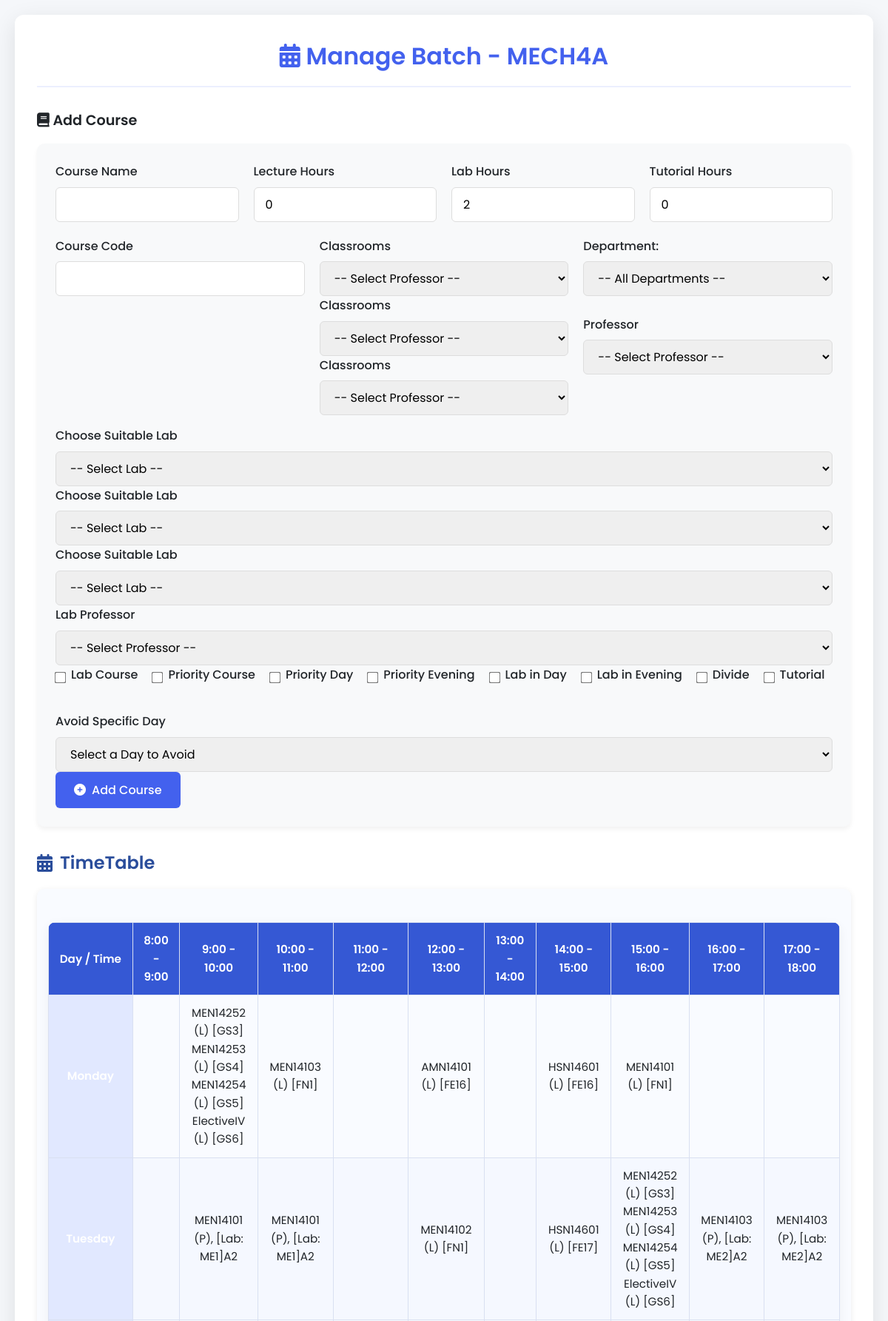
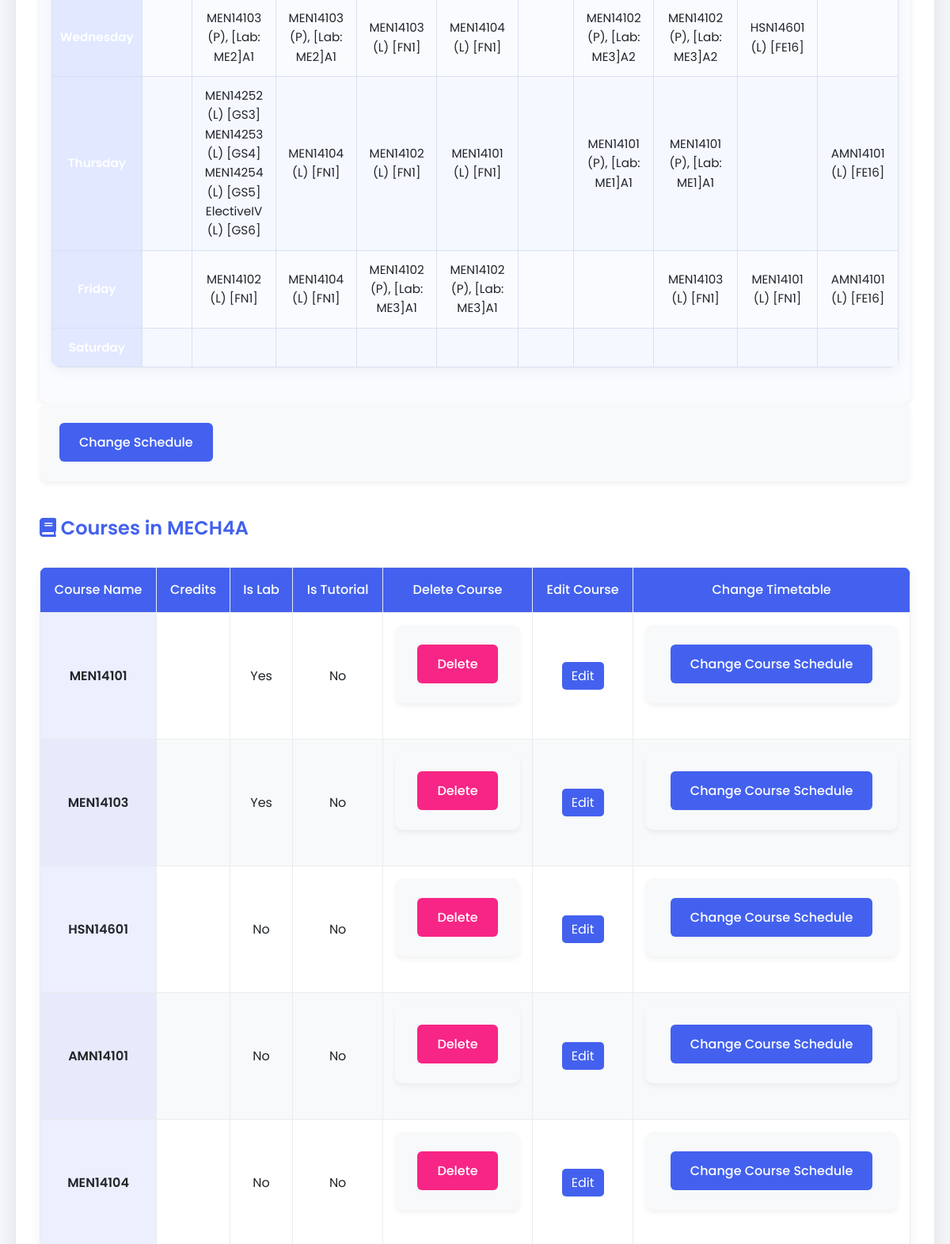
/batch/1 (upper part), run on the app's committed database (2 pictures, top to bottom).
### app.py (models this page shows)
class Batch(db.Model):
    id = db.Column(db.Integer, primary_key=True)
    name = db.Column(db.String(50), unique=True, nullable=False)
    capacity = db.Column(db.Integer, nullable=False)
    courses = db.relationship('Course', backref='batch', lazy=True)
    odd_sem = db.Column(db.Boolean, default=False,nullable=False)
    department_id = db.Column(db.Integer, db.ForeignKey('department.id'), nullable=False)
    semester = db.Column(db.Integer, nullable=False)
    department = db.relationship('Department', backref=db.backref('batches', lazy=True))

class Course(db.Model):
    __table_args__ = (
        db.UniqueConstraint('name', 'batch_id', name='unique_course_per_batch'),
    )
    id = db.Column(db.Integer, primary_key=True)
    name = db.Column(db.String(50), nullable=False)
    lecture_hour = db.Column(db.Integer, default=0, nullable=False)   # default added
    lab_hour = db.Column(db.Integer, default=2, nullable=False)       # default added
    tutorial_hour = db.Column(db.Integer, default=0, nullable=False)  # default added
    course_code = db.Column(db.String(20), default="CSE", nullable=False)
    is_lab = db.Column(db.Boolean, default=False)
    priority = db.Column(db.Boolean, default=False)# for 2 hour class
    priority_morning = db.Column(db.Boolean, default=False)# for morning shift
    priority_evening = db.Column(db.Boolean, default=False)# for evening shif
    avoid_day = db.Column(db.Integer, default=-1)# to avoid any day
    professor_id = db.Column(db.Integer, db.ForeignKey('professor.id'), nullable=True)
    lab_professor_id = db.Column(db.Integer, db.ForeignKey('professor.id'), nullable=True)
    lab_id1 = db.Column(db.Integer, db.ForeignKey('lab.id'), nullable=True)
    lab_id2= db.Column(db.Integer, db.ForeignKey('lab.id'), nullable=True)
    lab_id3 = db.Column(db.Integer, db.ForeignKey('lab.id'), nullable=True)
    batch_id= db.Column(db.Integer, db.ForeignKey('batch.id'),nullable=True)
    lab_priority_morning = db.Column(db.Boolean, default=False)# for morning shift
    lab_priority_evening = db.Column(db.Boolean, default=False)# for evening shif
    divide = db.Column(db.Boolean, default=False)
    tutorial = db.Column(db.Boolean, default=False)
    priority_classroom_1 = db.Column(db.Integer, db.ForeignKey('building.id'),default=-1, nullable=True)
    priority_classroom_2 = db.Column(db.Integer, db.ForeignKey('building.id'),default=-1, nullable=True)
    priority_classroom_3 = db.Column(db.Integer, db.ForeignKey('building.id'),default=-1, nullable=True)

### app.py (the view, shortened to what this page needs)
@app.route('/batch/<int:batch_id>', methods=['GET', 'POST'])
def manage_batch(batch_id):
    classrooms = Building.query.all()
    professors = Professor.query.all()
    labs = Lab.query.all()
    batch = Batch.query.get_or_404(batch_id)
    courses = Course.query.filter_by(batch_id=batch_id).all()
    sem=batch.odd_sem
    departments=Department.query.all()
    department=Department.query.filter_by(id=batch.department_id).first()
    all_combined = CombinedCourse.query.all()
    matching = [
        cc for cc in all_combined
        if any(item["batch_id"] == batch_id for item in cc.batch_course_list)
    ]
    days = ["Monday", "Tuesday", "Wednesday", "Thursday", "Friday","Saturday"]
    time_slots = [
        "8:00 - 9:00", "9:00 - 10:00", "10:00 - 11:00", "11:00 - 12:00",
        "12:00 - 13:00", "13:00 - 14:00", "14:00 - 15:00", "15:00 - 16:00", "16:00 - 17:00", "17:00 - 18:00"
    ]
    timetable = [["" for _ in range(len(time_slots))] for _ in range(len(days))]
    schedules = Schedule.query.filter_by(batch_id=batch_id).all()
    for sch in schedules:
        course = Course.query.get(sch.course_id)
        if not course:
            course=CombinedCourse.query.filter_by(id=sch.combined_course_id).first()
        if not course:
            continue
        prof = Professor.query.get(sch.professor_id)
        classroom = Classroom.query.get(sch.classroom_id)
        lab = Lab.query.get(sch.lab_id)
        entry=""
        if sch.tutorial:
            entry=f"{course.name}"
        else :
            entry = f"{course.name} "
            if prof:
                entry+=f"({prof.name})"
        if classroom:
            if sch.tutorial:
                entry+= f" (T) "
            else:
                entry+= f" (L) "
            entry += f" [{classroom.name}]"
        if lab:
            entry += f"(P), [Lab: {lab.name}]"
        if sch.divide_id>0:
            entry += f"A{sch.divide_id}"
        entry += "\n"
        if 0 <= sch.day < len(days) and 0 <= sch.slot < len(time_slots):
            timetable[sch.day][sch.slot] += entry
    for sch in schedules:
        if sch.elective_id==0:
            continue
        print(sch.id)
        course = Elective.query.get(sch.elective_course_id)
        prof = Professor.query.get(sch.professor_id)
        classroom = Classroom.query.get(sch.classroom_id)
        lab = Lab.query.get(sch.lab_id)
        entry=""
        if sch.tutorial:
            entry+=f"{sch.name} "
        else :
            entry += f"{sch.name} "
            if prof:
                entry+=f"({prof.name})"
        if classroom:
            if sch.tutorial:
                entry+= f" (T) "
            else:
                entry+= f" (L) "
            entry += f" [{classroom.name}]"
        if lab:
            entry += f"(P), [Lab: {lab.name}]"
        if sch.divide_id>0:
            entry += f"A{sch.divide_id}"
        entry += "\n"
        timetable[sch.day][sch.slot] += entry
    return render_template(
        'manage_batch.html',
        professors=professors,
        classrooms=labs,
        batch=batch,
        courses=courses,
        days=days,
        time_slots=time_slots,
        departments=departments,
        timetable=timetable,
        matching=matching,
        classroomss=classrooms
    )

### templates/manage_batch.html (shortened to what this page needs)
<!DOCTYPE html>
<html lang="en">
<head>
    <link rel="stylesheet" href="https://cdnjs.cloudflare.com/ajax/libs/font-awesome/6.0.0-beta3/css/all.min.css">
</head>
<body>
    <div class="container">
        <h1><i class="fas fa-calendar-alt"></i> Manage Batch - {{ batch.name }}</h1>
        <h3><i class="fas fa-book"></i> Add Course</h3>
        <form method="POST" onsubmit="return validateLabSelection()">
            <div class="form-row">
                <div class="form-group">
                    <label for="course_name">Course Name</label>
                    <input type="text" id="course_name" name="course_name" required>
                </div>
                <div class="form-group">
                    <label for="lectureHour">Lecture Hours</label>
                    <input type="number" id="lectureHour" name="lectureHour" min="0" max="6" value="0">
                </div>
                <div class="form-group">
                    <label for="labHour">Lab Hours</label>
                    <input type="number" id="labHour" name="labHour" min="0" max="6" value="2">
                </div>
                <div class="form-group">
                    <label for="tutorialHour">Tutorial Hours</label>
                    <input type="number" id="tutorialHour" name="tutorialHour" min="0" max="6" value="0">
                </div>
                <div class="form-group">
                    <label for="course_code">Course Code</label>
                    <input type="text" id="course_code" name="course_code">
                </div>
                <div class="form-group">
                    <div class="form-group">
                        <label>Classrooms</label>
                        <select name="professor_id1" >
                            <option value="">-- Select Professor --</option>
                        </select>
                    </div>
                    <div class="form-group">
                        <label>Classrooms</label>
                        <select name="professor_id2" >
                            <option value="">-- Select Professor --</option>
                        </select>
                    </div>
                    <div class="form-group">
                        <label>Classrooms</label>
                        <select name="professor_id3" >
                            <option value="">-- Select Professor --</option>
                        </select>
                    </div>
                </div>
                <div class="form-group">
                    <label>Department:</label>
                    <select id="department" name="department" onchange="loadProfessors()">
                        <option value="">-- All Departments --</option>
                    </select><br><br>
                    <label>Professor</label>
                    <select id="professor" name="professor_id">
                        <option value="">-- Select Professor --</option>
                    </select>
                </div>
            </div>
            <div id="lab-section" >
                <label>Choose Suitable Lab</label>
                <select name="lab_classroom_id1">
                <option value="">-- Select Lab --</option>
                </select>
            </div>
            <div id="lab-section" >
                <label>Choose Suitable Lab</label>
                <select name="lab_classroom_id2">
                <option value="">-- Select Lab --</option>
                </select>
            </div>
            <div id="lab-section" >
                <label>Choose Suitable Lab</label>
                <select name="lab_classroom_id3">
                <option value="">-- Select Lab --</option>
                </select>
            </div>
            <div class="form-group">
                    <label>Lab Professor</label>
                    <select name="professor_id_lab">
                        <option value="">-- Select Professor --</option>
                    </select>
                </div>
            <div class="form-row">
                <div class="checkbox-group">
                    <input type="checkbox" id="is_lab" name="is_lab">
                    <label for="is_lab">Lab Course</label>
                </div>
                <div class="checkbox-group">
                    <input type="checkbox" id="priorityCheckbox" name="priority" onchange="togglePriorityType()">
                    <label for="priorityCheckbox">Priority Course</label>
                </div>
                <div class="checkbox-group">
                    <input type="checkbox" id="priorityCheckboxday" name="priority_day" onchange="handlePrioritySelection(this)">
                    <label for="priorityCheckboxday">Priority Day</label>
                </div>
                <div class="checkbox-group">
                    <input type="checkbox" id="priorityCheckboxid" name="priority_day_type" onchange="handlePrioritySelection(this)">
                    <label for="priorityCheckboxid">Priority Evening</label>
                </div>
                <div class="checkbox-group">
                    <input type="checkbox" id="priorityCheckboxday" name="priority_lab_day" onclick="toggleCheckbox(this)">
                    <label for="priorityCheckboxday">Lab in Day</label>
                </div>
                <div class="checkbox-group">
                    <input type="checkbox" id="priorityCheckboxid" name="priority_lab_evening" onclick="toggleCheckbox(this)">
                    <label for="priorityCheckboxid">Lab in Evening</label>
                </div>
                <div class="checkbox-group">
                    <input type="checkbox" id="priorityCheckboxidd" name="divide" onchange="togglePriorityType()">
                    <label for="priorityCheckboxidd">Divide</label>
                </div>
                <div class="checkbox-group">
                    <input type="checkbox" id="priorityCheckboxiddd" name="tutorial" onchange="togglePriorityType()">
                    <label for="priorityCheckboxiddd">Tutorial</label>
                </div>
            </div>
            <div class="form-group">
                <label for="avoid_day">Avoid Specific Day</label>
                <select name="avoid_day" id="avoid_day">
                    <option value="">Select a Day to Avoid</option>
                </select>
            </div>
            <button type="submit"><i class="fas fa-plus-circle"></i> Add Course</button>
        </form>
        <h3 class="timetable-title">
  <i class="fas fa-calendar-alt"></i> TimeTable
</h3>
<div class="timetable-container">
  <table class="timetable-table">
    <thead>
      <tr>
        <th>Day / Time</th>
        {% for slot in time_slots %}
          <th>{{ slot }}</th>
        {% endfor %}
      </tr>
    </thead>
    <tbody>
      {% for i in range(days|length) %}
        <tr>
          <th class="day-column">{{ days[i] }}</th>
          {% for cell in timetable[i] %}
            {% if 'Lab' in cell %}
              <td class="lab-cell">{{ cell }}</td>
            {% else %}
              <td class="lecture-cell">{{ cell }}</td>
            {% endif %}
          {% endfor %}
        </tr>
      {% endfor %}
    </tbody>
  </table>
</div>
<form action="{{ url_for('change_batch_timetable',id=batch.id) }}" method="POST">
    <button type="submit" class="btn btn-primary">Change Schedule</button>
</form>
        <h2><i class="fas fa-book"></i> Courses in {{ batch.name }}</h2>
        <table>
        <thead>
            <tr>
            <th>Course Name</th>
            <th>Credits</th>
            <th>Is Lab</th>
            <th>Is Tutorial</th>
            <th>Delete Course</th>
            <th>Edit Course</th>
            <th>Change Timetable</th>
            </tr>
        </thead>
        <tbody>
            {% for course in courses %}
            <tr>
            <td>{{ course.name }}</td>
            <td>{{ course.credits }}</td>
            <td>{{ 'Yes' if course.is_lab else 'No' }}</td>
            <td>{{ 'Yes' if course.tutorial else 'No' }}</td>
            <td>
                <form method="POST" action="{{ url_for('delete_course', course_id=course.id) }}" onsubmit="return confirm('Are you sure you want to delete this course?');">
                    <button type="submit" style="background-color: var(--danger);">Delete</button>
                </form>
            </td>
            <td>
                <a href="{{ url_for('edit_course', id=course.id,batch_id=batch.id) }}"
                style="color: white; background-color: var(--primary); padding: 6px 12px; border-radius: 5px; text-decoration: none;">
                Edit
                </a>
            </td>
            <td>
                <form action="{{ url_for('change_course_timetable',batch_id=batch.id,course_id=course.id) }}" method="POST">
                    <button type="submit" class="btn btn-primary">Change Course Schedule</button>
                </form>
            </td>
            </tr>
            {% else %}
            <tr>
            <td colspan="4">No courses added yet for this batch.</td>
            </tr>
            {% endfor %}
        </tbody>
        </table>
    </div>
</body>
</html>

### data on the page
Batch: name "MECH4A"
Course: name "MEN14101", is_lab "Yes", tutorial "No"
Course: name "MEN14103", is_lab "Yes", tutorial "No"
Course: name "HSN14601", is_lab "No", tutorial "No"
Course: name "AMN14101", is_lab "No", tutorial "No"
Course: name "MEN14104", is_lab "No", tutorial "No"

### other printed values
{{ slot }} "8:00 - 9:00" "9:00 - 10:00" "10:00 - 11:00" "11:00 - 12:00" "12:00 - 13:00" "13:00 - 14:00" "14:00 - 15:00" "15:00 - 16:00" "16:00 - 17:00" "17:00 - 18:00"
{{ days[i] }} "Monday" "Tuesday" "Wednesday" "Thursday" "Friday" "Saturday"
{{ cell }} "MEN14252 (L) [GS3] MEN14253 (L) [GS4] MEN14254 (L) [GS5] ElectiveIV (L) [GS6]" "MEN14103 (L) [FN1]" "AMN14101 (L) [FE16]" "HSN14601 (L) [FE16]" "MEN14101 (L) [FN1]" "MEN14102 (L) [FN1]" "HSN14601 (L) [FE17]" "MEN14252 (L) [GS3] MEN14253 (L) [GS4] MEN14254 (L) [GS5] ElectiveIV (L) [GS6]" "MEN14103 (L) [FN1]" "MEN14104 (L) [FN1]" "HSN14601 (L) [FE16]" "MEN14252 (L) [GS3] MEN14253 (L) [GS4] MEN14254 (L) [GS5] ElectiveIV (L) [GS6]" "MEN14104 (L) [FN1]" "MEN14102 (L) [FN1]" "MEN14101 (L) [FN1]" "AMN14101 (L) [FE16]" "MEN14102 (L) [FN1]" "MEN14104 (L) [FN1]" "MEN14103 (L) [FN1]" "MEN14101 (L) [FN1]" "AMN14101 (L) [FE16]"
{{ cell }} "MEN14101 (P), [Lab: ME1]A2" "MEN14101 (P), [Lab: ME1]A2" "MEN14103 (P), [Lab: ME2]A2" "MEN14103 (P), [Lab: ME2]A2" "MEN14103 (P), [Lab: ME2]A1" "MEN14103 (P), [Lab: ME2]A1" "MEN14102 (P), [Lab: ME3]A2" "MEN14102 (P), [Lab: ME3]A2" "MEN14101 (P), [Lab: ME1]A1" "MEN14101 (P), [Lab: ME1]A1" "MEN14102 (P), [Lab: ME3]A1" "MEN14102 (P), [Lab: ME3]A1"
